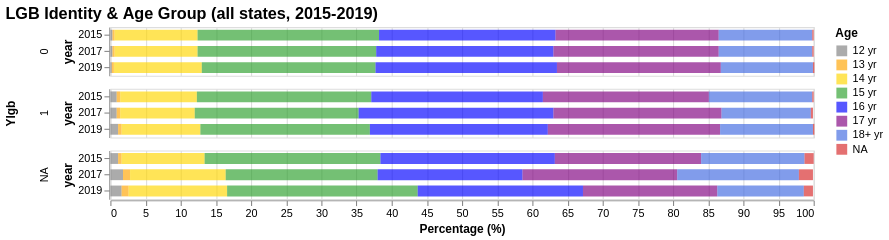

Write the Vega-Lite specification saved for this chart.
### Vega-Lite specification from a JSON file in a GitHub repository (floating-point values rounded to 4 significant figures)
{"config": {"view": {"continuousWidth": 400, "continuousHeight": 300}, "range": {"category": ["gray", "orange", "gold", "#2ca02c", "blue", "purple", "royalblue", "#d62728"]}, "title": {"fontSize": 15}}, "data": {"name": "data-20c369dba4f3b3a3054e95eba833cd7d"}, "mark": {"type": "bar", "opacity": 0.66, "size": 10}, "encoding": {"color": {"field": "Age", "sort": {"field": "order", "order": "ascending"}, "type": "nominal"}, "order": {"field": "order", "type": "nominal"}, "row": {"field": "Ylgb", "spacing": 10, "type": "nominal"}, "tooltip": [{"field": "state", "title": "State", "type": "nominal"}, {"field": "year", "title": "Year", "type": "ordinal"}, {"field": "Age", "title": "Age", "type": "nominal"}, {"field": "percent", "title": "Percent (%)", "type": "quantitative"}], "x": {"aggregate": "sum", "axis": {"title": "Percentage (%)"}, "field": "percent", "scale": {"domainMax": 100}, "type": "quantitative"}, "y": {"field": "year", "type": "ordinal"}}, "height": 45, "selection": {"selector005": {"type": "interval", "bind": "scales", "encodings": ["x", "y"]}}, "title": "LGB Identity & Age Group (all states, 2015-2019)", "transform": [{"calculate": "[datum.age]", "as": "order"}], "width": 650, "$schema": "https://vega.github.io/schema/vega-lite/v4.17.0.json", "datasets": {"data-20c369dba4f3b3a3054e95eba833cd7d": [{"year": 2015, "Ylgb": "0", "Age": "12 yr", "percent": 0.3}, {"year": 2015, "Ylgb": "0", "Age": "13 yr", "percent": 0.3}, {"year": 2015, "Ylgb": "0", "Age": "14 yr", "percent": 11.8}, {"year": 2015, "Ylgb": "0", "Age": "15 yr", "percent": 25.8}, {"year": 2015, "Ylgb": "0", "Age": "16 yr", "percent": 25.1}, {"year": 2015, "Ylgb": "0", "Age": "17 yr", "percent": 23.2}, {"year": 2015, "Ylgb": "0", "Age": "18+ yr", "percent": 13.3}, {"year": 2015, "Ylgb": "0", "Age": "NA", "percent": 0.2}, {"year": 2015, "Ylgb": "1", "Age": "12 yr", "percent": 0.9}, {"year": 2015, "Ylgb": "1", "Age": "13 yr", "percent": 0.5}, {"year": 2015, "Ylgb": "1", "Age": "14 yr", "percent": 10.9}, {"year": 2015, "Ylgb": "1", "Age": "15 yr", "percent": 24.8}, {"year": 2015, "Ylgb": "1", "Age": "16 yr", "percent": 24.4}, {"year": 2015, "Ylgb": "1", "Age": "17 yr", "percent": 23.6}, {"year": 2015, "Ylgb": "1", "Age": "18+ yr", "percent": 14.7}, {"year": 2015, "Ylgb": "1", "Age": "NA", "percent": 0.2}, {"year": 2015, "Ylgb": "NA", "Age": "12 yr", "percent": 1.1}, {"year": 2015, "Ylgb": "NA", "Age": "13 yr", "percent": 0.5}, {"year": 2015, "Ylgb": "NA", "Age": "14 yr", "percent": 11.8}, {"year": 2015, "Ylgb": "NA", "Age": "15 yr", "percent": 25.0}, {"year": 2015, "Ylgb": "NA", "Age": "16 yr", "percent": 24.8}, {"year": 2015, "Ylgb": "NA", "Age": "17 yr", "percent": 20.8}, {"year": 2015, "Ylgb": "NA", "Age": "18+ yr", "percent": 14.7}, {"year": 2015, "Ylgb": "NA", "Age": "NA", "percent": 1.3}, {"year": 2017, "Ylgb": "0", "Age": "12 yr", "percent": 0.3}, {"year": 2017, "Ylgb": "0", "Age": "13 yr", "percent": 0.3}, {"year": 2017, "Ylgb": "0", "Age": "14 yr", "percent": 11.8}, {"year": 2017, "Ylgb": "0", "Age": "15 yr", "percent": 25.4}, {"year": 2017, "Ylgb": "0", "Age": "16 yr", "percent": 25.2}, {"year": 2017, "Ylgb": "0", "Age": "17 yr", "percent": 23.5}, {"year": 2017, "Ylgb": "0", "Age": "18+ yr", "percent": 13.3}, {"year": 2017, "Ylgb": "0", "Age": "NA", "percent": 0.2}, {"year": 2017, "Ylgb": "1", "Age": "12 yr", "percent": 0.9}, {"year": 2017, "Ylgb": "1", "Age": "13 yr", "percent": 0.5}, {"year": 2017, "Ylgb": "1", "Age": "14 yr", "percent": 10.6}, {"year": 2017, "Ylgb": "1", "Age": "15 yr", "percent": 23.3}, {"year": 2017, "Ylgb": "1", "Age": "16 yr", "percent": 27.7}, {"year": 2017, "Ylgb": "1", "Age": "17 yr", "percent": 23.9}, {"year": 2017, "Ylgb": "1", "Age": "18+ yr", "percent": 12.7}, {"year": 2017, "Ylgb": "1", "Age": "NA", "percent": 0.3}, {"year": 2017, "Ylgb": "NA", "Age": "12 yr", "percent": 1.8}, {"year": 2017, "Ylgb": "NA", "Age": "13 yr", "percent": 1.0}, {"year": 2017, "Ylgb": "NA", "Age": "14 yr", "percent": 13.6}, {"year": 2017, "Ylgb": "NA", "Age": "15 yr", "percent": 21.6}, {"year": 2017, "Ylgb": "NA", "Age": "16 yr", "percent": 20.6}, {"year": 2017, "Ylgb": "NA", "Age": "17 yr", "percent": 22.0}, {"year": 2017, "Ylgb": "NA", "Age": "18+ yr", "percent": 17.3}, {"year": 2017, "Ylgb": "NA", "Age": "NA", "percent": 2.0}, {"year": 2019, "Ylgb": "0", "Age": "12 yr", "percent": 0.2}, {"year": 2019, "Ylgb": "0", "Age": "13 yr", "percent": 0.3}, {"year": 2019, "Ylgb": "0", "Age": "14 yr", "percent": 12.5}, {"year": 2019, "Ylgb": "0", "Age": "15 yr", "percent": 24.7}, {"year": 2019, "Ylgb": "0", "Age": "16 yr", "percent": 25.8}, {"year": 2019, "Ylgb": "0", "Age": "17 yr", "percent": 23.3}, {"year": 2019, "Ylgb": "0", "Age": "18+ yr", "percent": 13.1}, {"year": 2019, "Ylgb": "0", "Age": "NA", "percent": 0.2}, {"year": 2019, "Ylgb": "1", "Age": "12 yr", "percent": 1.1}, {"year": 2019, "Ylgb": "1", "Age": "13 yr", "percent": 0.5}, {"year": 2019, "Ylgb": "1", "Age": "14 yr", "percent": 11.2}, {"year": 2019, "Ylgb": "1", "Age": "15 yr", "percent": 24.1}, {"year": 2019, "Ylgb": "1", "Age": "16 yr", "percent": 25.3}, {"year": 2019, "Ylgb": "1", "Age": "17 yr", "percent": 24.5}, {"year": 2019, "Ylgb": "1", "Age": "18+ yr", "percent": 13.2}, {"year": 2019, "Ylgb": "1", "Age": "NA", "percent": 0.2}, {"year": 2019, "Ylgb": "NA", "Age": "12 yr", "percent": 1.6}, {"year": 2019, "Ylgb": "NA", "Age": "13 yr", "percent": 1.0}, {"year": 2019, "Ylgb": "NA", "Age": "14 yr", "percent": 14.0}, {"year": 2019, "Ylgb": "NA", "Age": "15 yr", "percent": 27.1}, {"year": 2019, "Ylgb": "NA", "Age": "16 yr", "percent": 23.5}, {"year": 2019, "Ylgb": "NA", "Age": "17 yr", "percent": 19.1}, {"year": 2019, "Ylgb": "NA", "Age": "18+ yr", "percent": 12.3}, {"year": 2019, "Ylgb": "NA", "Age": "NA", "percent": 1.3}]}}
